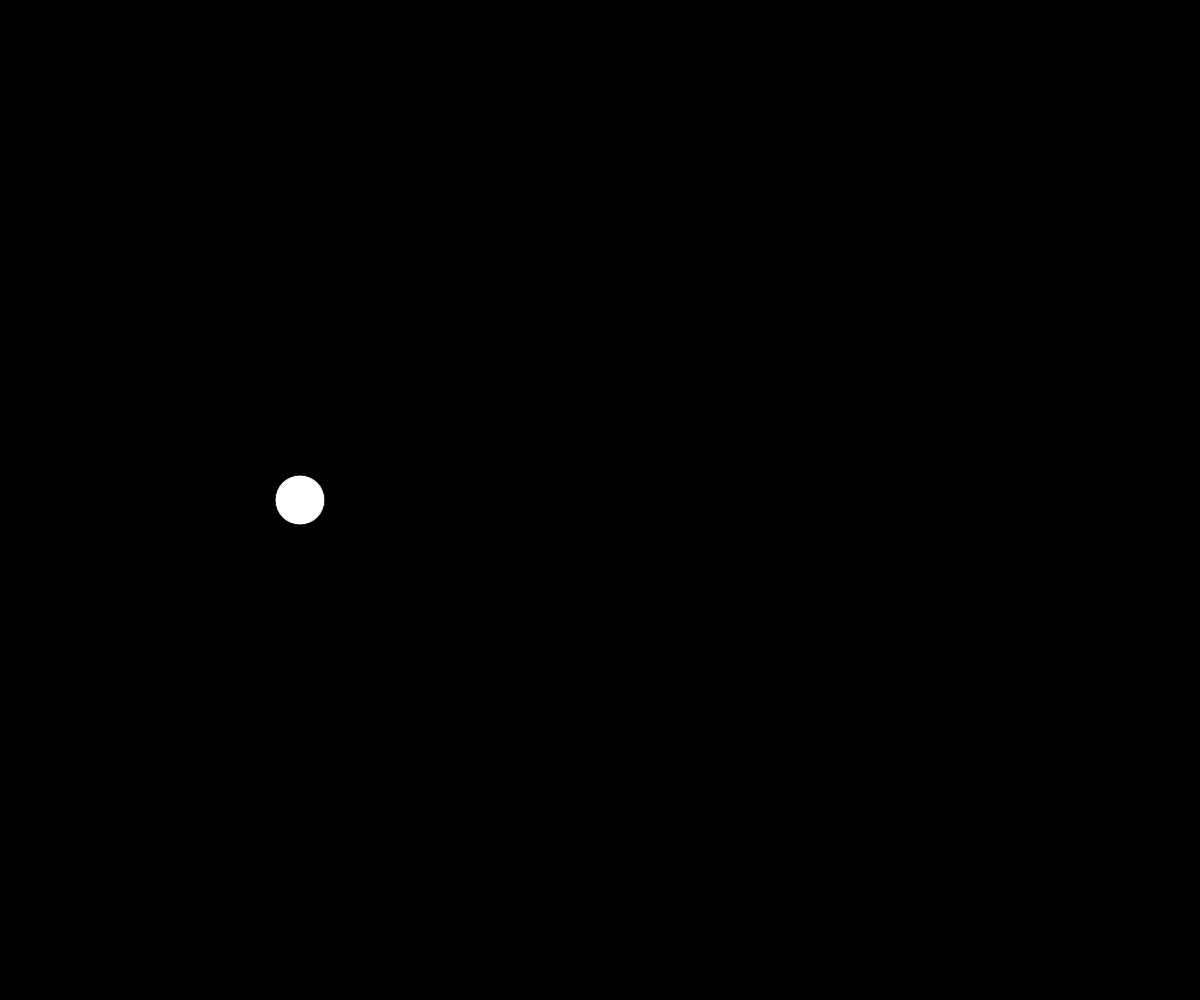
Frame 1 (no input)
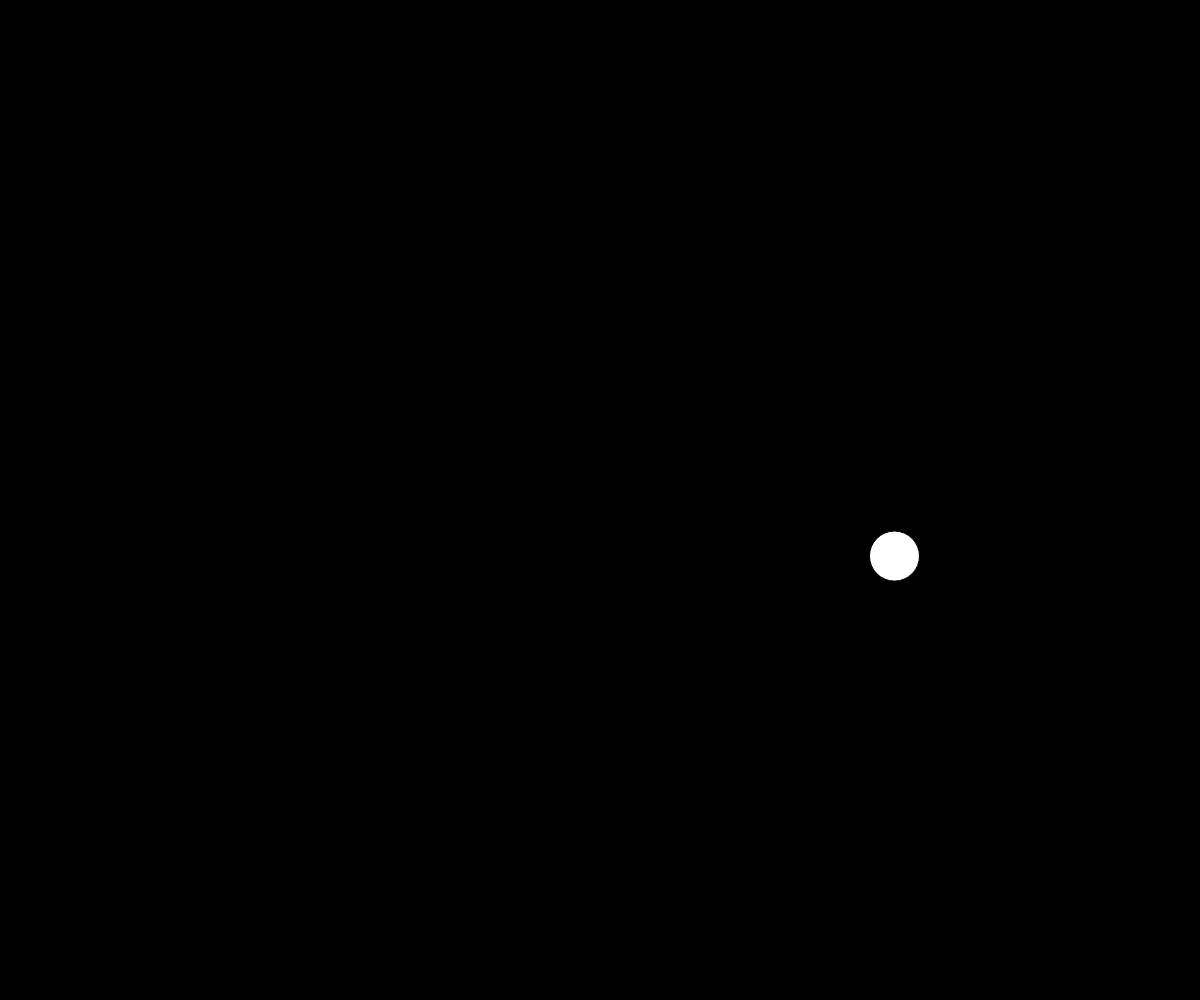
Frame 60 (no input)
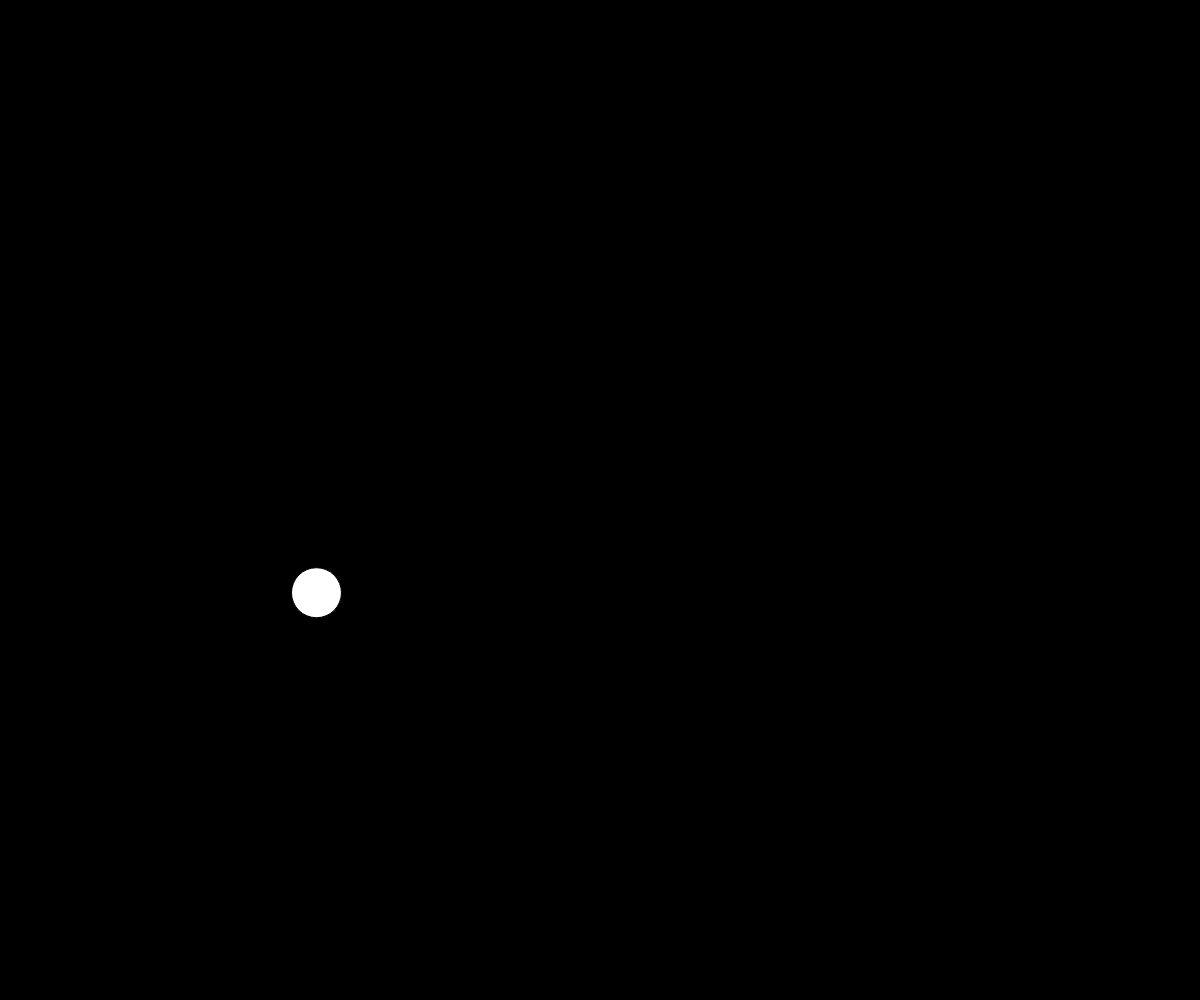
Frame 120 (the mouse pressed at the canvas centre since frame 60)

The p5.js sketch that drew these frames (run headless with seeded random() and noise() and a simulated clock; from frame 60 on, the mouse is pressed at the canvas centre):

// p5.js sketch
// ── sketch.js
var t1;
function setup() {
  createCanvas(windowWidth, windowHeight);
  
  t1 = PI;
}

function draw() {
  background(0);
  translate(width/2, height/2); 
  scale(1, -1);
  ellipse(cos(t1)*300, sin(t1)*cos(t1)*300, 50);
  t1+=0.05;
}

function windowResized() {
  resizeCanvas(windowWidth, windowHeight);
}
